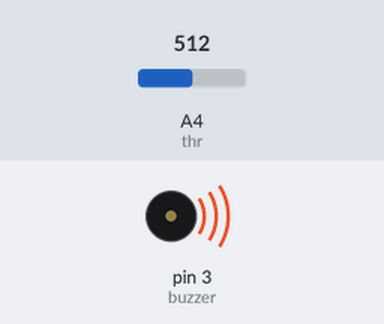
Simulated run of this sketch. Board: Arduino Uno, built with avr-gcc and run on an emulated ATmega328P. On the bench: buzzer (waves = sounding). The test bench sets the inputs (shaded band); at power-on: A4 (thr) = 512. What the sketch prints to the serial monitor is not drawn.

Above: at 0.1 s.
Timing chart, 0 to 1.6 s (numbered marks = the images above):
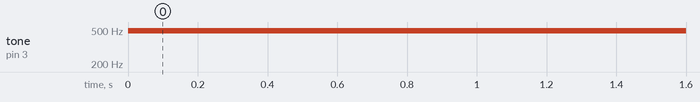

The sketch:

thermistor_buzzer.ino
```cpp
#define buzzer 3
#define thr 4

void setup() {
  pinMode(buzzer, OUTPUT);
  Serial.begin(4800);
  Serial.println("Thermistor Buzzer");
}

void loop() {
  int thrVal = analogRead(thr);
  Serial.print("Thermistor Value: ");
  Serial.println(thrVal);
  thrVal /= 4;
  analogWrite(buzzer, thrVal);
  delay(1000);
}
```

Measured:
- by itself, tone on pin 3 (buzzer): silent → 490 Hz at 0.00 s
